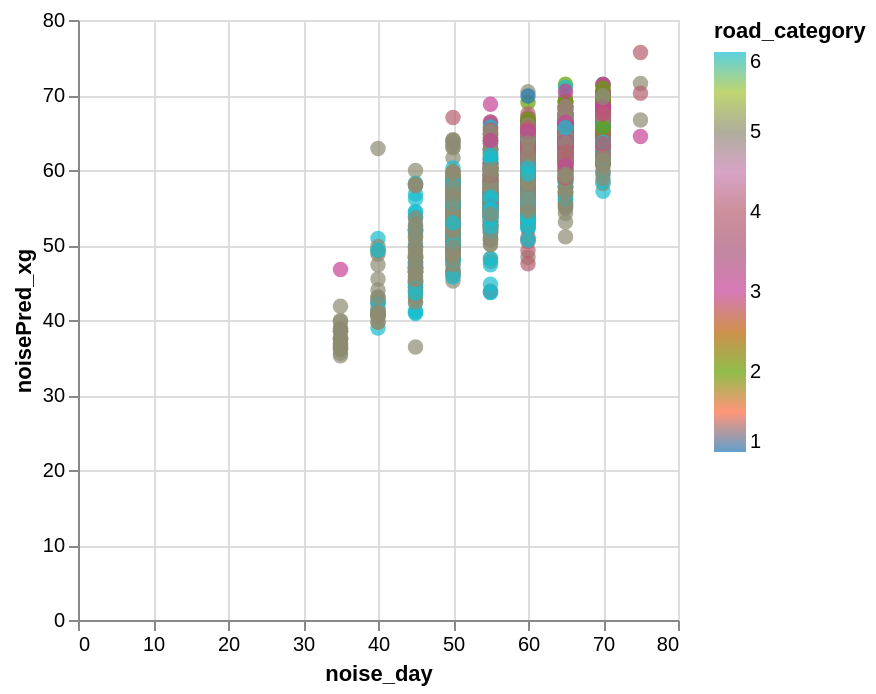

Source (notebook cell):
### Code cell
data_test['noisePred_xg'] = y_pred

alt.Chart(data_test).mark_circle(size=60).encode(
    x='noise_day',
    y='noisePred_xg',
    color=alt.Color('road_category', scale=alt.Scale(scheme='category10')),
    tooltip=['road_id']
).interactive()

### Figure 1 — Vega-Lite specification as saved in the notebook (floating-point values rounded to 4 significant figures; data arrays with more than 128 entries replaced by an {"elided": "..."} marker saying what was removed)
{"config": {"view": {"continuousWidth": 300, "continuousHeight": 300}}, "data": {"name": "data-101160fc40dffb7f5093d601c90cf0af"}, "mark": {"type": "circle", "size": 60}, "encoding": {"color": {"field": "road_category", "scale": {"scheme": "category10"}, "type": "quantitative"}, "tooltip": [{"field": "road_id", "type": "nominal"}], "x": {"field": "noise_day", "type": "quantitative"}, "y": {"field": "noisePred_xg", "type": "quantitative"}}, "params": [{"name": "param_1e9efca18e7a2868", "select": {"type": "interval", "encodings": ["x", "y"]}, "bind": "scales"}], "$schema": "https://vega.github.io/schema/vega-lite/v6.4.1.json", "datasets": {"data-101160fc40dffb7f5093d601c90cf0af": {"elided": "2571 records"}}}
